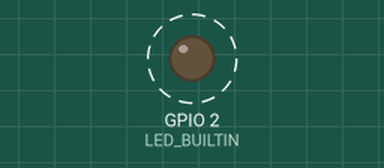
This sketch was run on a simulated ESP8266 (NodeMCU). Shown: output pins drawn as LEDs (lit = HIGH, except the on-board LED, lit = LOW). Dashed ring = blinking. WiFi joins after 1.5 s; servers stay silent unless stated; what the sketch prints to the serial monitor is not drawn.

Above: at 1.7 s.
Timing chart, 0 to 5.0 s (numbered marks = the images above):
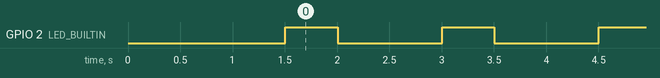

Measured:
- by itself, GPIO 2 (LED_BUILTIN): alternates HIGH for 0.50 s and LOW for 1.0 s

The sketch:

basicwifi.ino
```cpp
#include "std-cred.h"

#if defined(ESP8266)
#include <ESP8266WiFi.h>
#include <ESP8266WiFiMulti.h>
#elif defined(ESP32)
#include <WiFi.h>
#include <WiFiMulti.h>
#endif

//#define STATIC_IP 1
#define WIFI_FAST_CONNECT 1

// Setup WiFi
#if defined(ESP8266)
ESP8266WiFiMulti wifiMulti;
#elif defined(ESP32)
WiFiMulti wifiMulti;
#endif

#if defined(STATIC_IP)
// Set your Static IP address
IPAddress WifiLocalIp(192, 168, 0, 119);
// Set your Gateway IP address
IPAddress WifiGateway(192, 168, 0, 1);

IPAddress WifiSubnet(255, 255, 255, 0);
IPAddress WifiDnsPrimary(8, 8, 8, 8);
IPAddress WifiDnsSecondary(8, 8, 4, 4);
#endif

unsigned long startTime;
unsigned long connTime;

uint8_t wifiBssid[] = {0x00, 0x14, 0x6C, 0x62, 0xC4, 0x3E};


void setup() {
  startTime = millis();

  // For a fast start this will turn on WiFi if it is not already
  WiFi.mode(WIFI_STA);

  Serial.begin(115200);
  while (!Serial) { ; }
  Serial.println();
  Serial.println("Starting...");

  pinMode(LED_BUILTIN, OUTPUT);
/*
  Serial.print("MAC Address: ");
  uint8_t mac[6];
  WiFi.macAddress(mac);
  Serial.println(WiFi.macAddress());

  char hostname[20];
  sprintf(hostname, "esp-%02x%02x%02x\0", mac[3], mac[4], mac[5]);

#if defined(ESP8266)
  WiFi.hostname(hostname);
#elif defined(ESP32)
  WiFi.config(INADDR_NONE, INADDR_NONE, INADDR_NONE, INADDR_NONE);
  WiFi.setHostname(hostname);
#endif
*/
#if defined(STATIC_IP)
  // Configures static IP address
  if (!WiFi.config(WifiLocalIp, WifiGateway, WifiSubnet, WifiDnsPrimary, WifiDnsSecondary)) {
    Serial.println("STA Failed to configure");
  }
#endif

  // Connect to WiFi
#if 0
  WiFi.mode(WIFI_STA);
  wifiMulti.addAP(WIFI_SSID, WIFI_PASS);
  wifiMulti.addAP(WIFI_SSID_ALT1, WIFI_PASS_ALT1);

  while (wifiMulti.run() != WL_CONNECTED) {
    delay(1000);
    Serial.print('.');
  }
#else

  WiFi.mode(WIFI_STA);

#ifdef WIFI_FAST_CONNECT
  WiFi.begin();

  int count = 0;
  while (WiFi.status() != WL_CONNECTED) {
    delay(100);
    count++;
    if (count > 50)
      break;
    Serial.print("+");
  }
  Serial.println("");
#endif

  // If we did not connect in fast mode then
  // do the normal conenct
  if (WiFi.status() != WL_CONNECTED)
  {
    Serial.println(WiFi.SSID());
    if (WiFi.SSID() != WIFI_SSID)
    {
      // Save the WiFi SSID and password in flash for
      // fast connect next time
      WiFi.persistent(true);
    }

    Serial.println("Connecting slow");
    //WiFi.begin(WIFI_SSID, WIFI_PASS);
    WiFi.begin(WIFI_SSID_ALT1, WIFI_PASS_ALT1);
    //WiFi.begin(WIFI_SSID_ALT1, WIFI_PASS_ALT1, 11, wifiBssid);

    while (WiFi.status() != WL_CONNECTED) {
      delay(500);
      Serial.print(".");
    }
    Serial.println("");
  }

#endif
  connTime = millis();

  Serial.print("WiFi connected ");
  Serial.println(connTime - startTime);
  Serial.print("IP address: ");
  Serial.println(WiFi.localIP());

  // Print the connection information
  /*
  Serial.print("Channel ");
  Serial.println(WiFi.channel());
  Serial.print("BSSID ");
  Serial.println(WiFi.BSSIDstr().c_str());
  */
}

void loop() {
  digitalWrite(LED_BUILTIN, HIGH);
  delay(500);
  digitalWrite(LED_BUILTIN, LOW);
  delay(1000);
}
```

std-cred.h
```cpp
#ifndef _STD_CRED_H_
#define _STD_CRED_H_

// This file exists just so I do not have to check the real passwords into Github

#define WIFI_SSID "SSID here"
#define WIFI_PASS "password here"
#define WIFI_SSID_ALT1 "SSID here"
#define WIFI_PASS_ALT1 "password here"

#endif // _STD_CRED_H_
```
